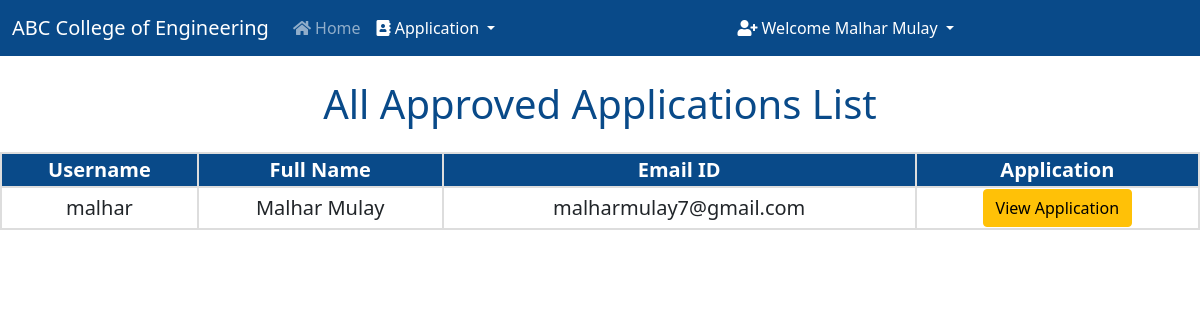
/approved_applications/ (signed in), run on the app's committed database.
### college/models.py (models this page shows, shortened)
class Application(models.Model):
    COURSES = (
        ('Computer Science Engineering', 'Computer Science Engineering'),
        ('Information Technology Engineering', 'Information Technology Engineering'),
        ('Electronics and Telecommunication Engineering', 'Electronics and Telecommunication Engineering'),
        ('Electronics Engineering', 'Electronics Engineering'),
    )
    STATUS = (
        ('Approved', 'Approved'),
        ('Pending', 'Pending'),
        ('Rejected', 'Rejected'),
    )
    user = models.OneToOneField(User, on_delete=models.CASCADE, blank=True, null=True)
    course = models.CharField(max_length=100, choices=COURSES)
    name = models.CharField(max_length=200)
    email = models.CharField(max_length=200)
    phone_no = models.CharField(max_length=200)
    address = models.TextField(max_length=200)
    student_profile = models.ImageField(upload_to="images")
    ssc_percentage = models.DecimalField(max_digits=4, decimal_places=2, null=True)
    ssc_marksheet = models.ImageField(upload_to="images", null=True)
    ssc_passing_certificate = models.ImageField(upload_to="images", null=True)
    ssc_leaving_certificate = models.ImageField(upload_to="images", null = True)
    hsc_percentage = models.DecimalField(max_digits=4, decimal_places=2, null=True)
    hsc_marksheet = models.ImageField(upload_to="images", null=True)
    hsc_passing_certificate = models.ImageField(upload_to="images", null=True)
    hsc_leaving_certificate = models.ImageField(upload_to="images", null = True)
    cet_percentile = models.DecimalField(max_digits=5, decimal_places=3, null=True)
    cet_scorecard = models.ImageField(upload_to="images", null=True)
    jee_percentile = models.DecimalField(max_digits=5, decimal_places=3, null=True)
    jee_scorecard = models.ImageField(upload_to="images", null=True)
    Application_Status = models.TextField(max_length=100, choices=STATUS, default="Pending")
    message = models.TextField(max_length=100, default="", null=True, blank=True)

### college/views.py (the view)
# urls.py: path("approved_applications/", views.approved_applications, name="approved_applications"),
def approved_applications(request):
    if not request.user.is_superuser:
        return redirect("/login")
    approved = Application.objects.filter(Application_Status="Approved")
    return render(request, "approved_applications.html", {"approved": approved})

### college/templates/approved_applications.html (shortened to what this page needs)
{% extends 'admin.html' %}
    {% block body %}
    <h1 class="mt-4">All Approved Applications List</h1>
    <div class="users-table mt-4">
    <table>
        <tbody>
            <tr>
                <th>Username</th>
                <th>Full Name</th>
                <th>Email ID</th>
                <th>Application</th>
            </tr>
            {% for i in approved %}
            <tr>
                <td>{{i.user}}</td>
                <td>{{i.name}}</td>
                <td>{{i.email}}</td>
                <td><a href="/student_application/{{i.id}}/" class="btn btn-warning">View Application</a></td>
            </tr>
            {% endfor %}
        </tbody>
    </table>
    {% endblock %}

### college/templates/admin.html (shortened to what this page needs)
<!doctype html>
<html lang="en">
<head>
  <link href="https://cdn.jsdelivr.net/npm/bootstrap@5.0.2/dist/css/bootstrap.min.css" rel="stylesheet"
>
  <link rel="stylesheet" href="https://cdnjs.cloudflare.com/ajax/libs/font-awesome/5.15.3/css/all.min.css">
</head>
<body>
  <nav class="navbar navbar-expand-lg navbar-dark">
    <div class="container-fluid">
      <a class="navbar-brand" href="/">ABC College of Engineering</a>
      <div class="collapse navbar-collapse" id="navbarSupportedContent">
        <ul class="navbar-nav me-auto mb-2 mb-lg-0">
          <li class="nav-item">
            <a class="nav-link {% block admin %} {% endblock %}" aria-current="page" href="/handle_admin/"><i
                class="fa fa-home"></i> Home</a>
          </li>
        </ul>
        <div class="collapse navbar-collapse" id="navbarNavDarkDropdown">
          <ul class="navbar-nav">
            <li class="nav-item dropdown">
              <a class="nav-link active dropdown-toggle" href="#" id="navbarDarkDropdownMenuLink" role="button"
                data-bs-toggle="dropdown" aria-expanded="false">
                <i class="fa fa-address-book"></i> Application
              </a>
            </li>
          </ul>
        </div>
      </div>
      <div class="collapse navbar-collapse" id="navbarNavDarkDropdown">
        <ul class="navbar-nav">
          <li class="nav-item dropdown">
            <a class="nav-link active dropdown-toggle" href="#" id="navbarDarkDropdownMenuLink" role="button"
              data-bs-toggle="dropdown" aria-expanded="false">
              <i class="fa fa-user-plus"></i> Welcome {{request.user.get_full_name}}
            </a>
          </li>
        </ul>
      </div>
    </div>
  </nav>
  {% block body %}
  {% endblock %}
</body>
</html>

### college/templates/admin.html (style rules this page uses)
.navbar { background-color: #094a89; }

### college/templates/approved_applications.html (style rules this page uses)
h1 { text-align: center; color: #094a89; }
table { border-collapse: collapse; width: 100%; text-align: center; font-size: 20px; }
th { background-color: #094a89; color: white; }
th, td { border: 2px solid #ddd; }

### data on the page
Application: user "malhar", name "Malhar Mulay", email "malharmulay7@gmail.com"

### other printed values
{{ request.user.get_full_name }} "Malhar Mulay"
